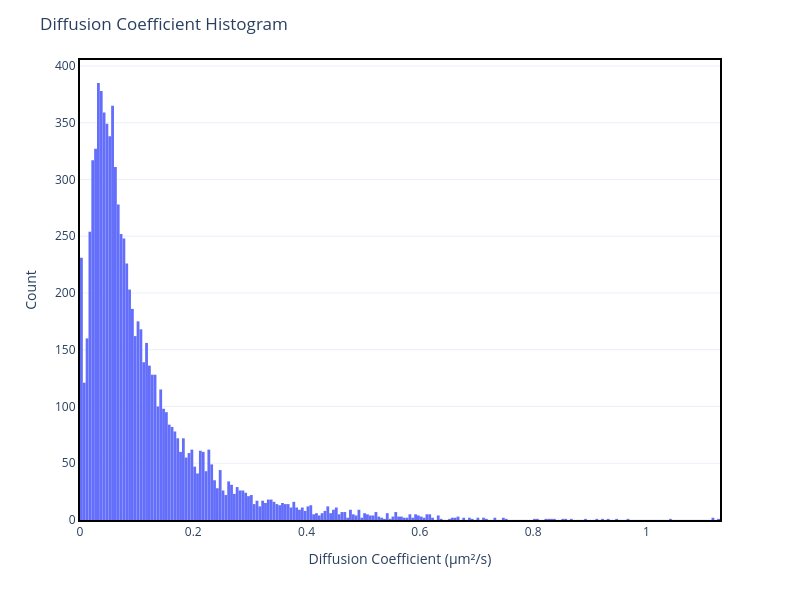

Here is the notebook cell this chart was saved with:
### Markdown cell above
### Plot Normal Diffusion Coefficient Histogram

### Code cell
reload_modules()
laf.plotly_plot_diff_coef_hist(df, column='D_Norm', nbins=300)
# laf.plotly_plot_diff_coef_logloghist(df, column='D_Norm')
# laf.plotly_plot_diff_coef_loglogarea(df, column='D_Norm')

### Figure 1 — Plotly figure (JSON) as saved in the notebook; plotly's stock layout.template omitted (floating-point values rounded to 4 significant figures; data arrays with more than 128 entries replaced by an {"elided": "..."} marker saying what was removed)
{"data": [{"bingroup": "x", "hovertemplate": "x=%{x}<br>count=%{y}<extra></extra>", "legendgroup": "", "marker": {"color": "#636efa", "pattern": {"shape": ""}}, "name": "", "nbinsx": 300, "orientation": "v", "showlegend": false, "type": "histogram", "x": {"elided": "8810 float values"}, "xaxis": "x", "yaxis": "y"}], "layout": {"bargap": 0.01, "barmode": "relative", "height": 600, "legend": {"tracegroupgap": 0}, "margin": {"t": 60}, "showlegend": false, "title": {"text": "Diffusion Coefficient Histogram"}, "width": 800, "xaxis": {"anchor": "y", "domain": [0, 1], "linecolor": "black", "linewidth": 2, "mirror": true, "showline": true, "title": {"text": "Diffusion Coefficient (µm²/s)"}}, "yaxis": {"anchor": "x", "domain": [0, 1], "linecolor": "black", "linewidth": 2, "mirror": true, "showline": true, "title": {"text": "Count"}}}}
